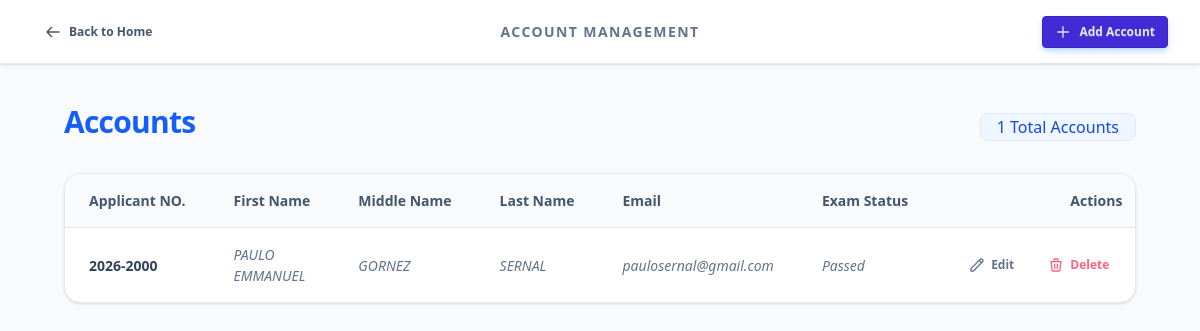
Page /public/registrar/exam_passers.php on the earlier database version.
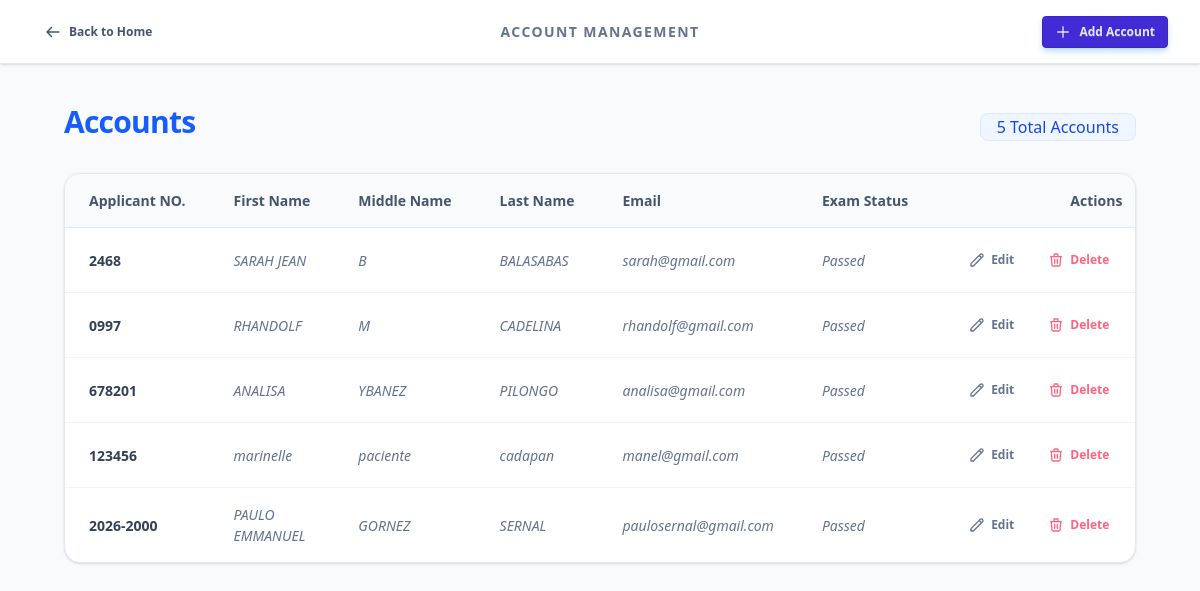
Same page on the later database version.
### tables this page shows
CREATE TABLE `exam_passers` (
  `id` int(11) NOT NULL,
  `applicant_no` varchar(50) NOT NULL,
  `first_name` varchar(100) NOT NULL,
  `middle_name` varchar(100) DEFAULT NULL,
  `last_name` varchar(100) NOT NULL,
  `email` varchar(255) NOT NULL,
  `exam_status` enum('Passed','Failed') DEFAULT 'Passed',
  `created_at` timestamp NOT NULL DEFAULT current_timestamp()
);

### classes/registrar.php (called while the page is built, shortened)
<?php
class registrar extends Dbh
{
    public function viewExamPassers()
    {
        $conn = $this->connect();
        $sql = "SELECT *
            FROM exam_passers
            ORDER BY id DESC";
        $stmt = $conn->prepare($sql);
        $stmt->execute();
        $result = $stmt->get_result();
        return $result->num_rows > 0
            ? $result->fetch_all(MYSQLI_ASSOC)
            : [];
    }
}
?>

### public/registrar/exam_passers.php (the view, shortened to what the changed rows need)
<?php session_start();
include('header.php'); ?>
<?php
include('../../classes/registrar.php');
$data = new registrar();
$row = $data->viewExamPassers();
?>
<div class="min-h-screen bg-slate-50">
    <div class="navbar bg-base-100 shadow-sm border-b border-slate-200 px-4 md:px-8 sticky top-0 z-30">
        <div class="flex-none hidden lg:block">
            <h1 class="text-sm font-semibold uppercase tracking-widest text-slate-500">Account Management</h1>
        </div>
    </div>
    <div class="max-w-6xl mx-auto p-6 md:p-10">
        <div class="flex flex-col md:flex-row items-baseline justify-between mb-8 gap-2">
            <div>
                <h2 class="text-3xl font-extrabold text-slate-800 tracking-tight">
                    <span class="text-blue-600">Accounts</span>
                </h2>
            </div>
            <div class="badge badge-lg bg-blue-50 text-blue-700 border-blue-100 font-medium px-4 py-3">
                <?php echo count($row); ?> Total Accounts
            </div>
        </div>
        <div class="bg-white rounded-2xl border border-slate-200 shadow-sm overflow-hidden">
            <div class="overflow-x-auto">
                <table class="table w-full border-separate border-spacing-0">
                    <thead class="bg-slate-50">
                        <tr>
                            <th class="py-4 px-6 text-slate-600 font-bold border-b border-slate-200">Applicant NO.</th>
                            <th class="py-4 px-6 text-slate-600 font-bold border-b border-slate-200">First Name</th>
                            <th class="py-4 px-6 text-slate-600 font-bold border-b border-slate-200">Middle Name</th>
                            <th class="py-4 px-6 text-slate-600 font-bold border-b border-slate-200">Last Name</th>
                            <th class="py-4 px-6 text-slate-600 font-bold border-b border-slate-200">Email</th>
                            <th class="py-4 px-6 text-slate-600 font-bold border-b border-slate-200">Exam Status</th>
                            <th class="py-4 px-6 text-slate-600 font-bold border-b border-slate-200 text-right">Actions
                            </th>
                        </tr>
                    </thead>
                    <tbody class="divide-y divide-slate-100">
                        <?php if (empty($row)) { ?>
                        <tr>
                            <td colspan="3" class="text-center py-20">
                                <div class="flex flex-col items-center opacity-40">
                                    <svg xmlns="http://www.w3.org/2000/svg" class="h-12 w-12 mb-2" fill="none"
                                        viewBox="0 0 24 24" stroke="currentColor">
                                        <path stroke-linecap="round" stroke-linejoin="round" stroke-width="2"
                                            d="M12 4.354a4 4 0 110 5.292M15 21H3v-1a6 6 0 0112 0v1zm0 0h6v-1a6 6 0 00-9-5.197M13 7a4 4 0 11-8 0 4 4 0 018 0z" />
                                    </svg>
                                    <span class="text-lg font-semibold tracking-tight">No accounts found.</span>
                                </div>
                            </td>
                        </tr>
                        <?php } else { ?>
                        <?php foreach ($row as $items) { ?>
                        <tr class="hover:bg-blue-50/50 transition-all duration-200 group">
                            <td class="py-4 px-6">
                                <div class="flex items-center gap-3">
                                    <span class="font-bold text-slate-700 group-hover:text-blue-700 transition-colors">
                                        <?php echo htmlspecialchars($items['applicant_no']); ?>
                                    </span>
                                </div>
                            </td>
                            <td class="py-4 px-6 text-slate-500 font-medium italic">
                                <?php echo htmlspecialchars($items['first_name']); ?>
                            </td>
                            <td class="py-4 px-6 text-slate-500 font-medium italic">
                                <?php echo htmlspecialchars($items['middle_name']); ?>
                            </td>
                            <td class="py-4 px-6 text-slate-500 font-medium italic">
                                <?php echo htmlspecialchars($items['last_name']); ?>
                            </td>
                            <td class="py-4 px-6 text-slate-500 font-medium italic">
                                <?php echo htmlspecialchars($items['email']); ?>
                            </td>
                            <td class="py-4 px-6 text-slate-500 font-medium italic">
                                <?php echo htmlspecialchars($items['exam_status']); ?>
                            </td>
                            <td class="py-4 px-6 text-right">
                                <div class="flex justify-end gap-2">
                                    <button
                                        class="btn btn-sm btn-ghost hover:bg-white hover:text-blue-600 hover:shadow-sm text-slate-500 border border-transparent hover:border-blue-200 --btn-edit"
                                        data-id="<?php echo $items['id']; ?>"
                                        data-app="<?php echo $items['applicant_no']; ?>"
                                        data-fname="<?php echo $items['first_name']; ?>"
                                        data-mname="<?php echo $items['middle_name']; ?>"
                                        data-lname="<?php echo $items['last_name']; ?>"
                                        data-email="<?php echo $items['email']; ?>"
                                        data-examstats="<?php echo $items['exam_status']; ?>">
                                        <svg xmlns="http://www.w3.org/2000/svg" class="h-4 w-4" fill="none"
                                            viewBox="0 0 24 24" stroke="currentColor">
                                            <path stroke-linecap="round" stroke-linejoin="round" stroke-width="2"
                                                d="M15.232 5.232l3.536 3.536m-2.036-5.036a2.5 2.5 0 113.536 3.536L6.5 21.036H3v-3.572L16.732 3.732z" />
                                        </svg>
                                        Edit
                                    </button>
                                    <button
                                        class="btn btn-sm btn-ghost text-rose-400 hover:text-rose-600 hover:bg-rose-50 border border-transparent hover:border-rose-100 --btn-delete"
                                        data-id="<?php echo $items['id']; ?>">
                                        <svg xmlns="http://www.w3.org/2000/svg" class="h-4 w-4" fill="none"
                                            viewBox="0 0 24 24" stroke="currentColor">
                                            <path stroke-linecap="round" stroke-linejoin="round" stroke-width="2"
                                                d="M19 7l-.867 12.142A2 2 0 0116.138 21H7.862a2 2 0 01-1.995-1.858L5 7m5 4v6m4-6v6m1-10V4a1 1 0 00-1-1h-4a1 1 0 00-1 1v3M4 7h16" />
                                        </svg>
                                        Delete
                                    </button>
                                </div>
                            </td>
                        </tr>
                        <?php } ?>
                        <?php } ?>
                    </tbody>
                </table>
            </div>
        </div>
    </div>
</div>
<?php include('includes/exPassersFooter.php'); ?>

Differences in the rows shown:
added exam_passers: applicant_no "2468", first_name "SARAH JEAN", middle_name "B", last_name "BALASABAS", email "sarah@gmail.com", exam_status "Passed"
added exam_passers: applicant_no "0997", first_name "RHANDOLF", middle_name "M", last_name "CADELINA", email "rhandolf@gmail.com", exam_status "Passed"
added exam_passers: applicant_no "678201", first_name "ANALISA", middle_name "YBANEZ", last_name "PILONGO", email "analisa@gmail.com", exam_status "Passed"
added exam_passers: applicant_no "123456", first_name "marinelle", middle_name "paciente", last_name "cadapan", email "manel@gmail.com", exam_status "Passed"
Other differences:
count($row): "1" → "5"
